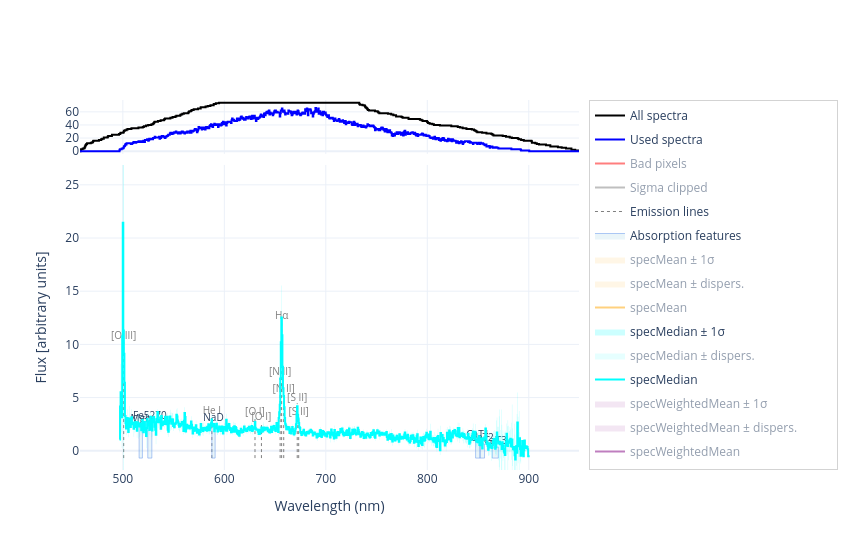

Notebook cell for this chart:
### Code cell
plotting(name_stack, width=850, height=550)

### Figure 1 — Plotly figure (JSON) as saved in the notebook; plotly's stock layout.template omitted (floating-point values rounded to 4 significant figures; data arrays with more than 128 entries replaced by an {"elided": "..."} marker saying what was removed)
{"data": [{"legendgroup": "All spectra", "line": {"color": "black", "shape": "hv"}, "mode": "lines", "name": "All spectra", "showlegend": true, "type": "scatter", "visible": true, "x": {"elided": "923 float values"}, "xaxis": "x", "y": {"elided": "923 int values"}, "yaxis": "y"}, {"legendgroup": "Used spectra", "line": {"color": "blue", "shape": "hv"}, "mode": "lines", "name": "Used spectra", "showlegend": true, "type": "scatter", "visible": true, "x": {"elided": "923 float values"}, "xaxis": "x", "y": {"elided": "923 int values"}, "yaxis": "y"}, {"legendgroup": "Bad pixels", "line": {"color": "red", "shape": "hv"}, "mode": "lines", "name": "Bad pixels", "showlegend": true, "type": "scatter", "visible": "legendonly", "x": {"elided": "923 float values"}, "xaxis": "x", "y": {"elided": "923 int values"}, "yaxis": "y"}, {"legendgroup": "Sigma clipped", "line": {"color": "grey", "shape": "hv"}, "mode": "lines", "name": "Sigma clipped", "showlegend": true, "type": "scatter", "visible": "legendonly", "x": {"elided": "923 float values"}, "xaxis": "x", "y": {"elided": "923 int values"}, "yaxis": "y"}, {"legendgroup": "specGeometricMean", "line": {"color": "green", "shape": "hv"}, "mode": "lines", "name": "Geom. mean pixels", "showlegend": false, "type": "scatter", "visible": "legendonly", "x": {"elided": "923 float values"}, "xaxis": "x", "y": {"elided": "923 int values"}, "yaxis": "y"}, {"hoverinfo": "skip", "legendgroup": "em_lines", "line": {"color": "grey", "dash": "dot", "width": 1}, "mode": "lines+text", "name": "Emission lines", "showlegend": true, "text": ["", "Hβ", "", "", "[O III]", "", "", "[O III]", "", "", "He I", "", "", "[O I]", "", "", "[O I]", "", "", "[N II]", "", "", "Hα", "", "", "[N II]", "", "", "[S II]", "", "", "[S II]", "", "", "[S III]", ""], "textfont": {"color": "grey", "size": 10}, "textposition": "top center", "type": "scatter", "visible": true, "x": [486.3, 486.3, null, 496.0, 496.0, null, 500.8, 500.8, null, 587.7, 587.7, null, 630.2, 630.2, null, 636.6, 636.6, null, 655.0, 655.0, null, 656.5, 656.5, null, 658.5, 658.5, null, 671.8, 671.8, null, 673.3, 673.3, null, 907.1, 907.1, null], "xaxis": "x2", "y": [-0.6892, null, null, -0.6892, null, null, -0.6892, 10.27, null, -0.6892, 3.204, null, -0.6892, 3.099, null, -0.6892, 2.675, null, -0.6892, 6.843, null, -0.6892, 12.18, null, -0.6892, 5.278, null, -0.6892, 4.467, null, -0.6892, 3.169, null, -0.6892, null, null], "yaxis": "y2"}, {"fill": "toself", "fillcolor": "rgba(173, 216, 230, 0.25)", "hoverinfo": "skip", "legendgroup": "abs_feats", "line": {"color": "rgba(100, 149, 237, 0.5)", "width": 1}, "mode": "lines+text", "name": "Absorption features", "showlegend": true, "text": ["", "", "", "Mgb", "", "", "", "", "", "", "Fe5270", "", "", "", "", "", "", "NaD", "", "", "", "", "", "", "CaT1", "", "", "", "", "", "", "CaT2", "", "", "", "", "", "", "CaT3", "", "", ""], "textfont": {"size": 10}, "textposition": "top center", "type": "scatter", "visible": true, "x": [516.0, 519.3, 519.3, 517.6, 516.0, 516.0, null, 524.6, 528.6, 528.6, 526.6, 524.6, 524.6, null, 587.7, 590.9, 590.9, 589.3, 587.7, 587.7, null, 847.6, 852, 852, 849.8, 847.6, 847.6, null, 852, 856.4, 856.4, 854.2, 852, 852, null, 864, 870, 870, 867, 864, 864, null], "xaxis": "x2", "y": [-0.6892, -0.6892, 2.423, 2.423, 2.423, -0.6892, null, -0.6892, -0.6892, 2.73, 2.73, 2.73, -0.6892, null, -0.6892, -0.6892, 2.569, 2.569, 2.569, -0.6892, null, -0.6892, -0.6892, 0.9522, 0.9522, 0.9522, -0.6892, null, -0.6892, -0.6892, 0.6455, 0.6455, 0.6455, -0.6892, null, -0.6892, -0.6892, 0.3547, 0.3547, 0.3547, -0.6892, null], "yaxis": "y2"}, {"hoverinfo": "skip", "legendgroup": "specMean_error", "line": {"color": "rgba(0,0,0,0)", "shape": "hv"}, "mode": "lines", "showlegend": false, "type": "scatter", "x": {"elided": "923 float values"}, "xaxis": "x2", "y": {"elided": "923 float values"}, "yaxis": "y2"}, {"fill": "tonexty", "fillcolor": "rgba(255, 165, 0, 0.2)", "hoverinfo": "skip", "legendgroup": "specMean_error", "line": {"color": "rgba(0,0,0,0)", "shape": "hv"}, "mode": "lines", "name": "specMean ± 1σ", "showlegend": true, "type": "scatter", "visible": "legendonly", "x": {"elided": "923 float values"}, "xaxis": "x2", "y": {"elided": "923 float values"}, "yaxis": "y2"}, {"hoverinfo": "skip", "legendgroup": "specMean_dispersion", "line": {"color": "rgba(0,0,0,0)", "shape": "hv"}, "mode": "lines", "showlegend": false, "type": "scatter", "x": {"elided": "923 float values"}, "xaxis": "x2", "y": {"elided": "923 float values"}, "yaxis": "y2"}, {"fill": "tonexty", "fillcolor": "rgba(255, 165, 0, 0.2)", "hoverinfo": "skip", "legendgroup": "specMean_dispersion", "line": {"color": "rgba(0,0,0,0)", "shape": "hv"}, "mode": "lines", "name": "specMean ± dispers.", "showlegend": true, "type": "scatter", "visible": "legendonly", "x": {"elided": "923 float values"}, "xaxis": "x2", "y": {"elided": "923 float values"}, "yaxis": "y2"}, {"legendgroup": "specMean", "line": {"color": "orange", "shape": "hv"}, "mode": "lines", "name": "specMean", "showlegend": true, "type": "scatter", "visible": "legendonly", "x": {"elided": "923 float values"}, "xaxis": "x2", "y": {"elided": "923 float values"}, "yaxis": "y2"}, {"hoverinfo": "skip", "legendgroup": "specMedian_error", "line": {"color": "rgba(0,0,0,0)", "shape": "hv"}, "mode": "lines", "showlegend": false, "type": "scatter", "x": {"elided": "923 float values"}, "xaxis": "x2", "y": {"elided": "923 float values"}, "yaxis": "y2"}, {"fill": "tonexty", "fillcolor": "rgba(0, 255, 255, 0.2)", "hoverinfo": "skip", "legendgroup": "specMedian_error", "line": {"color": "rgba(0,0,0,0)", "shape": "hv"}, "mode": "lines", "name": "specMedian ± 1σ", "showlegend": true, "type": "scatter", "visible": true, "x": {"elided": "923 float values"}, "xaxis": "x2", "y": {"elided": "923 float values"}, "yaxis": "y2"}, {"hoverinfo": "skip", "legendgroup": "specMedian_dispersion", "line": {"color": "rgba(0,0,0,0)", "shape": "hv"}, "mode": "lines", "showlegend": false, "type": "scatter", "x": {"elided": "923 float values"}, "xaxis": "x2", "y": {"elided": "923 float values"}, "yaxis": "y2"}, {"fill": "tonexty", "fillcolor": "rgba(0, 255, 255, 0.2)", "hoverinfo": "skip", "legendgroup": "specMedian_dispersion", "line": {"color": "rgba(0,0,0,0)", "shape": "hv"}, "mode": "lines", "name": "specMedian ± dispers.", "showlegend": true, "type": "scatter", "visible": "legendonly", "x": {"elided": "923 float values"}, "xaxis": "x2", "y": {"elided": "923 float values"}, "yaxis": "y2"}, {"legendgroup": "specMedian", "line": {"color": "cyan", "shape": "hv"}, "mode": "lines", "name": "specMedian", "showlegend": true, "type": "scatter", "visible": true, "x": {"elided": "923 float values"}, "xaxis": "x2", "y": {"elided": "923 float values"}, "yaxis": "y2"}, {"hoverinfo": "skip", "legendgroup": "specWeightedMean_error", "line": {"color": "rgba(0,0,0,0)", "shape": "hv"}, "mode": "lines", "showlegend": false, "type": "scatter", "x": {"elided": "923 float values"}, "xaxis": "x2", "y": {"elided": "923 float values"}, "yaxis": "y2"}, {"fill": "tonexty", "fillcolor": "rgba(128, 0, 128, 0.2)", "hoverinfo": "skip", "legendgroup": "specWeightedMean_error", "line": {"color": "rgba(0,0,0,0)", "shape": "hv"}, "mode": "lines", "name": "specWeightedMean ± 1σ", "showlegend": true, "type": "scatter", "visible": "legendonly", "x": {"elided": "923 float values"}, "xaxis": "x2", "y": {"elided": "923 float values"}, "yaxis": "y2"}, {"hoverinfo": "skip", "legendgroup": "specWeightedMean_dispersion", "line": {"color": "rgba(0,0,0,0)", "shape": "hv"}, "mode": "lines", "showlegend": false, "type": "scatter", "x": {"elided": "923 float values"}, "xaxis": "x2", "y": {"elided": "923 float values"}, "yaxis": "y2"}, {"fill": "tonexty", "fillcolor": "rgba(128, 0, 128, 0.2)", "hoverinfo": "skip", "legendgroup": "specWeightedMean_dispersion", "line": {"color": "rgba(0,0,0,0)", "shape": "hv"}, "mode": "lines", "name": "specWeightedMean ± dispers.", "showlegend": true, "type": "scatter", "visible": "legendonly", "x": {"elided": "923 float values"}, "xaxis": "x2", "y": {"elided": "923 float values"}, "yaxis": "y2"}, {"legendgroup": "specWeightedMean", "line": {"color": "purple", "shape": "hv"}, "mode": "lines", "name": "specWeightedMean", "showlegend": true, "type": "scatter", "visible": "legendonly", "x": {"elided": "923 float values"}, "xaxis": "x2", "y": {"elided": "923 float values"}, "yaxis": "y2"}, {"hoverinfo": "skip", "legendgroup": "specGeometricMean_error", "line": {"color": "rgba(0,0,0,0)", "shape": "hv"}, "mode": "lines", "showlegend": false, "type": "scatter", "x": {"elided": "923 float values"}, "xaxis": "x2", "y": {"elided": "923 float values"}, "yaxis": "y2"}, {"fill": "tonexty", "fillcolor": "rgba(0, 128, 0, 0.2)", "hoverinfo": "skip", "legendgroup": "specGeometricMean_error", "line": {"color": "rgba(0,0,0,0)", "shape": "hv"}, "mode": "lines", "name": "specGeometricMean ± 1σ", "showlegend": true, "type": "scatter", "visible": "legendonly", "x": {"elided": "923 float values"}, "xaxis": "x2", "y": {"elided": "923 float values"}, "yaxis": "y2"}, {"hoverinfo": "skip", "legendgroup": "specGeometricMean_dispersion", "line": {"color": "rgba(0,0,0,0)", "shape": "hv"}, "mode": "lines", "showlegend": false, "type": "scatter", "x": {"elided": "923 float values"}, "xaxis": "x2", "y": {"elided": "923 float values"}, "yaxis": "y2"}, {"fill": "tonexty", "fillcolor": "rgba(0, 128, 0, 0.2)", "hoverinfo": "skip", "legendgroup": "specGeometricMean_dispersion", "line": {"color": "rgba(0,0,0,0)", "shape": "hv"}, "mode": "lines", "name": "specGeometricMean ± dispers.", "showlegend": true, "type": "scatter", "visible": "legendonly", "x": {"elided": "923 float values"}, "xaxis": "x2", "y": {"elided": "923 float values"}, "yaxis": "y2"}, {"legendgroup": "specGeometricMean", "line": {"color": "green", "shape": "hv"}, "mode": "lines", "name": "specGeometricMean", "showlegend": true, "type": "scatter", "visible": "legendonly", "x": {"elided": "923 float values"}, "xaxis": "x2", "y": {"elided": "923 float values"}, "yaxis": "y2"}, {"hoverinfo": "skip", "legendgroup": "specStrictGeometricMean_error", "line": {"color": "rgba(0,0,0,0)", "shape": "hv"}, "mode": "lines", "showlegend": false, "type": "scatter", "x": {"elided": "923 float values"}, "xaxis": "x2", "y": {"elided": "923 float values"}, "yaxis": "y2"}, {"fill": "tonexty", "fillcolor": "rgba(0, 255, 0, 0.2)", "hoverinfo": "skip", "legendgroup": "specStrictGeometricMean_error", "line": {"color": "rgba(0,0,0,0)", "shape": "hv"}, "mode": "lines", "name": "specStrictGeometricMean ± 1σ", "showlegend": true, "type": "scatter", "visible": "legendonly", "x": {"elided": "923 float values"}, "xaxis": "x2", "y": {"elided": "923 float values"}, "yaxis": "y2"}, {"hoverinfo": "skip", "legendgroup": "specStrictGeometricMean_dispersion", "line": {"color": "rgba(0,0,0,0)", "shape": "hv"}, "mode": "lines", "showlegend": false, "type": "scatter", "x": {"elided": "923 float values"}, "xaxis": "x2", "y": {"elided": "923 float values"}, "yaxis": "y2"}, {"fill": "tonexty", "fillcolor": "rgba(0, 255, 0, 0.2)", "hoverinfo": "skip", "legendgroup": "specStrictGeometricMean_dispersion", "line": {"color": "rgba(0,0,0,0)", "shape": "hv"}, "mode": "lines", "name": "specStrictGeometricMean ± dispers.", "showlegend": true, "type": "scatter", "visible": "legendonly", "x": {"elided": "923 float values"}, "xaxis": "x2", "y": {"elided": "923 float values"}, "yaxis": "y2"}, {"legendgroup": "specStrictGeometricMean", "line": {"color": "lime", "shape": "hv"}, "mode": "lines", "name": "specStrictGeometricMean", "showlegend": true, "type": "scatter", "visible": "legendonly", "x": {"elided": "923 float values"}, "xaxis": "x2", "y": {"elided": "923 float values"}, "yaxis": "y2"}, {"hoverinfo": "skip", "legendgroup": "specMode_error", "line": {"color": "rgba(0,0,0,0)", "shape": "hv"}, "mode": "lines", "showlegend": false, "type": "scatter", "x": {"elided": "923 float values"}, "xaxis": "x2", "y": {"elided": "923 float values"}, "yaxis": "y2"}, {"fill": "tonexty", "fillcolor": "rgba(255, 0, 0, 0.2)", "hoverinfo": "skip", "legendgroup": "specMode_error", "line": {"color": "rgba(0,0,0,0)", "shape": "hv"}, "mode": "lines", "name": "specMode ± 1σ", "showlegend": true, "type": "scatter", "visible": "legendonly", "x": {"elided": "923 float values"}, "xaxis": "x2", "y": {"elided": "923 float values"}, "yaxis": "y2"}, {"hoverinfo": "skip", "legendgroup": "specMode_dispersion", "line": {"color": "rgba(0,0,0,0)", "shape": "hv"}, "mode": "lines", "showlegend": false, "type": "scatter", "x": {"elided": "923 float values"}, "xaxis": "x2", "y": {"elided": "923 float values"}, "yaxis": "y2"}, {"fill": "tonexty", "fillcolor": "rgba(255, 0, 0, 0.2)", "hoverinfo": "skip", "legendgroup": "specMode_dispersion", "line": {"color": "rgba(0,0,0,0)", "shape": "hv"}, "mode": "lines", "name": "specMode ± dispers.", "showlegend": true, "type": "scatter", "visible": "legendonly", "x": {"elided": "923 float values"}, "xaxis": "x2", "y": {"elided": "923 float values"}, "yaxis": "y2"}, {"legendgroup": "specMode", "line": {"color": "red", "shape": "hv"}, "mode": "lines", "name": "specMode", "showlegend": true, "type": "scatter", "visible": "legendonly", "x": {"elided": "923 float values"}, "xaxis": "x2", "y": {"elided": "923 float values"}, "yaxis": "y2"}, {"hoverinfo": "skip", "legendgroup": "percentile_1sigma", "line": {"width": 0}, "mode": "lines", "showlegend": false, "type": "scatter", "visible": "legendonly", "x": {"elided": "923 float values"}, "xaxis": "x2", "y": {"elided": "923 float values"}, "yaxis": "y2"}, {"fill": "tonexty", "fillcolor": "rgba(100, 100, 200, 0.15)", "hoverinfo": "skip", "legendgroup": "percentile_1sigma", "line": {"width": 0}, "mode": "lines", "name": "±1σ envelope (16th–84th)", "showlegend": true, "type": "scatter", "visible": "legendonly", "x": {"elided": "923 float values"}, "xaxis": "x2", "y": {"elided": "923 float values"}, "yaxis": "y2"}, {"line": {"color": "steelblue", "width": 0.75}, "mode": "lines", "name": "98th percentile", "showlegend": true, "type": "scatter", "visible": "legendonly", "x": {"elided": "923 float values"}, "xaxis": "x2", "y": {"elided": "923 float values"}, "yaxis": "y2"}, {"line": {"color": "darkslateblue", "width": 0.75}, "mode": "lines", "name": "99th percentile", "showlegend": true, "type": "scatter", "visible": "legendonly", "x": {"elided": "923 float values"}, "xaxis": "x2", "y": {"elided": "923 float values"}, "yaxis": "y2"}], "layout": {"barmode": "overlay", "height": 550, "legend": {"bordercolor": "lightgrey", "borderwidth": 1, "groupclick": "toggleitem", "itemsizing": "trace", "orientation": "v", "tracegroupgap": 5, "x": 1.02, "xanchor": "left", "y": 1, "yanchor": "top"}, "margin": {"r": 200}, "width": 850, "xaxis": {"anchor": "y", "domain": [0, 1], "matches": "x2", "range": [457.8, 949.5], "showticklabels": false}, "xaxis2": {"anchor": "y2", "domain": [0, 1], "range": [457.8, 949.5], "title": {"text": "Wavelength (nm)"}}, "yaxis": {"anchor": "x", "domain": [0.8545, 1]}, "yaxis2": {"anchor": "x2", "domain": [0, 0.8245], "range": [-1.81, 26.87], "title": {"text": "Flux [arbitrary units]"}}}}
